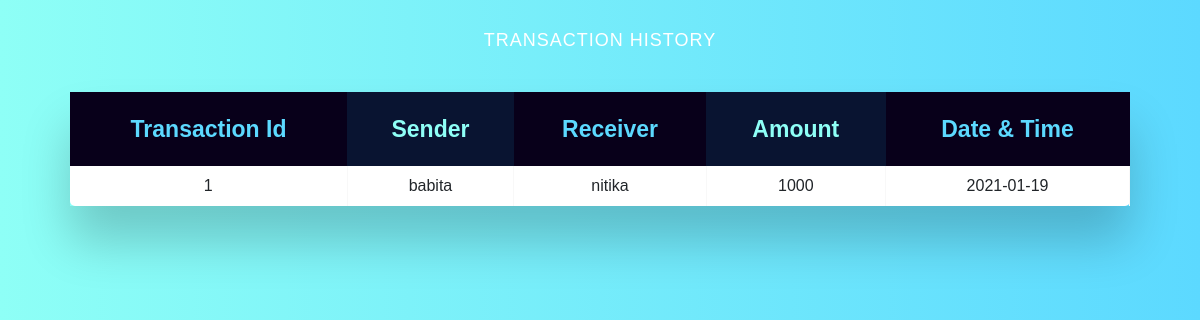
/transhis.php, run on the app's committed database.
### tables this page shows
CREATE TABLE `history` (
  `transid` int(200) NOT NULL,
  `sender` varchar(200) NOT NULL,
  `reciever` varchar(200) NOT NULL,
  `amount` int(200) NOT NULL,
  `date` date NOT NULL DEFAULT current_timestamp()
);

### transhis.php (the view, shortened to what this page needs)
<!DOCTYPE html>
<html lang="en">
<head>
    <link href="https://stackpath.bootstrapcdn.com/bootstrap/4.3.1/css/bootstrap.min.css" rel="stylesheet" id="bootstrap-css">
    <link href="transhis.css" rel="stylesheet">
    <link rel="stylesheet" href="https://unpkg.com/bootstrap-material-design@4.1.1/dist/css/bootstrap-material-design.min.css">
    <link href="https://maxcdn.bootstrapcdn.com/font-awesome/latest/css/font-awesome.min.css" rel="stylesheet">
</head>
<body>
    <h2>Transaction History</h2>
    <div class="table-wrapper">
    <table class="fl-table table-hover table-sm">
    <div class="table-responsive-sm">
        <thead>
            <tr>
                <th  scope="col" class="text-center">Transaction Id</th>
                <th  scope="col" class="text-center">Sender</th>
                <th  scope="col" class="text-center">Receiver</th>
                <th  scope="col" class="text-center">Amount</th>
                <th  scope="col" class="text-center">Date & Time</th>
            </tr>
        </thead>
        <tbody>
        <?php
          $conn = mysqli_connect('localhost', 'root', '', 'spark_bank');
            $sql ="select * from history";
            $query =mysqli_query($conn, $sql);
            while($rows = mysqli_fetch_assoc($query))
            {
        ?>
            <tr>
            <td class="py-2"><?php echo $rows['transid']; ?></td>
            <td class="py-2"><?php echo $rows['sender']; ?></td>
            <td class="py-2"><?php echo $rows['reciever']; ?></td>
            <td class="py-2"><?php echo $rows['amount']; ?> </td>
            <td class="py-2"><?php echo $rows['date']; ?> </td>
        <?php
            }
        ?>
        </tbody>
    </div>
    </table>
</div>
</body>
</html>

### transhis.css (style rules this page uses)
* { box-sizing: border-box; -webkit-box-sizing: border-box; -moz-box-sizing: border-box; }
body { font-family: Helvetica; -webkit-font-smoothing: antialiased; background: -webkit-linear-gradient(to right, #8efff6, #5cd9ff); background: linear-gradient(to right, #8efff6, #5cd9ff ); }
h2 { text-align: center; font-size: 18px; text-transform: uppercase; letter-spacing: 1px; color: white; padding: 30px 0; }
.table-wrapper { margin: 10px 70px 70px; box-shadow: 0px 35px 50px rgba( 0, 0, 0, 0.2 ); }
.fl-table { border-radius: 5px; font-size: 23px; font-weight: normal; border: none; border-collapse: collapse; width: 100%; max-width: 100%; white-space: nowrap; background-color: white; }
.fl-table td, .fl-table th { text-align: center; padding: 20px; }
.fl-table td { border-right: 1px solid #f8f8f8; font-size: 16px; }
.fl-table thead th { color: #8efff6; background: #091431; }
.fl-table thead th:nth-child(odd) { color: #5cd9ff ; background: #08001a; }

### data on the page
history: transid "1", sender "babita", reciever "nitika", amount "1000", date "2021-01-19"
